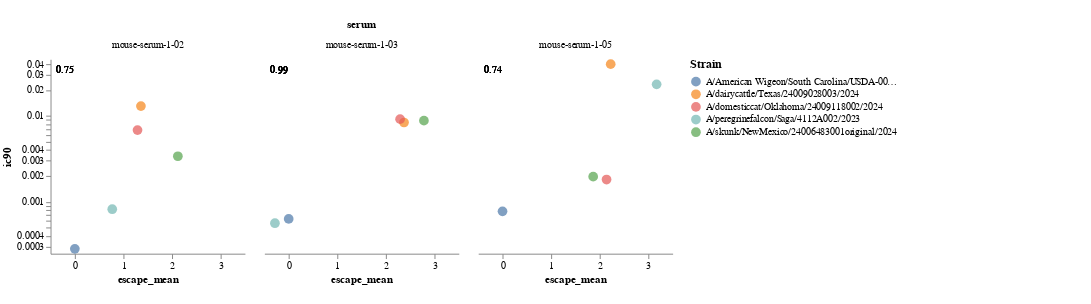

Write notebook code for a chart like this one.
### Code cell
# Base chart
base = alt.Chart(merge_df).mark_point(filled=True, size=100).encode(
    x=alt.X('escape_mean', scale=alt.Scale(padding=10)),
    y=alt.Y('ic90', scale=alt.Scale(nice=False, type='log', padding=5)),
    color=alt.Color('strain', legend=alt.Legend(orient='right', title='Strain', titleLimit=200, labelLimit=200))
).properties(
    width=200,
    height=200
)

# Text chart for R values
text = alt.Chart(merge_df).mark_text(
    align='left',
    baseline='top',
    dx=5,
    dy=5,
    fontSize=10,
    color='black'
).encode(
    x=alt.value(1),  # Adjust the position as needed
    y=alt.value(1),  # Adjust the position as needed
    text=alt.Text('correlation:N', format='.2f')  # Treat correlation as nominal for text formatting
)

# Combine the base chart and text annotations
layer = alt.layer(base, text)

# Facet and configure the chart with padding and fixed facet order
chart = layer.facet(
    facet=alt.Facet('serum:N', sort=['mouse_1-02', 'mouse_1-03', 'mouse_1-05']),
    columns=3
).configure_axis(
    grid=False
).configure_view(
    strokeWidth=0
).configure_legend(
    titleFontSize=12,
    labelFontSize=10,
    orient='right',
    titleLimit=2,
    labelLimit=2
).properties(
    padding={'left': 2, 'right': 200, 'top': 20, 'bottom': 20}  # Increase right padding to ensure the legend is fully visible
)

chart.save("./results/mouse_sera_strain_validation.html")
chart

### Figure 1 — Vega-Lite specification as saved in the notebook (floating-point values rounded to 4 significant figures)
{"config": {"view": {"continuousWidth": 300, "continuousHeight": 300, "strokeWidth": 0}, "axis": {"grid": false}, "legend": {"labelFontSize": 10, "labelLimit": 2, "orient": "right", "titleFontSize": 12, "titleLimit": 2}}, "data": {"name": "data-7ac98b0c50d433771d1c314cfbe341a3"}, "facet": {"field": "serum", "sort": ["mouse_1-02", "mouse_1-03", "mouse_1-05"], "type": "nominal"}, "spec": {"layer": [{"mark": {"type": "point", "filled": true, "size": 100}, "encoding": {"color": {"field": "strain", "legend": {"labelLimit": 200, "orient": "right", "title": "Strain", "titleLimit": 200}, "type": "nominal"}, "x": {"field": "escape_mean", "scale": {"padding": 10}, "type": "quantitative"}, "y": {"field": "ic90", "scale": {"nice": false, "padding": 5, "type": "log"}, "type": "quantitative"}}}, {"mark": {"type": "text", "align": "left", "baseline": "top", "color": "black", "dx": 5, "dy": 5, "fontSize": 10}, "encoding": {"text": {"field": "correlation", "format": ".2f", "type": "nominal"}, "x": {"value": 1}, "y": {"value": 1}}}], "height": 200, "width": 200}, "columns": 3, "padding": {"left": 2, "right": 200, "top": 20, "bottom": 20}, "$schema": "https://vega.github.io/schema/vega-lite/v5.8.0.json", "datasets": {"data-7ac98b0c50d433771d1c314cfbe341a3": [{"serum": "mouse-serum-1-02", "strain": "A/American Wigeon/South Carolina/USDA-000345-001/2021", "escape_mean": 0.0, "ic90": 0.0002835, "log_ic90": -8.168, "correlation": 0.7528}, {"serum": "mouse-serum-1-02", "strain": "A/dairycattle/Texas/24009028003/2024", "escape_mean": 1.36, "ic90": 0.01301, "log_ic90": -4.342, "correlation": 0.7528}, {"serum": "mouse-serum-1-02", "strain": "A/domesticcat/Oklahoma/24009118002/2024", "escape_mean": 1.289, "ic90": 0.006837, "log_ic90": -4.985, "correlation": 0.7528}, {"serum": "mouse-serum-1-02", "strain": "A/peregrinefalcon/Saga/4112A002/2023", "escape_mean": 0.7698, "ic90": 0.0008201, "log_ic90": -7.106, "correlation": 0.7528}, {"serum": "mouse-serum-1-02", "strain": "A/skunk/NewMexico/24006483001original/2024", "escape_mean": 2.12, "ic90": 0.003389, "log_ic90": -5.687, "correlation": 0.7528}, {"serum": "mouse-serum-1-03", "strain": "A/American Wigeon/South Carolina/USDA-000345-001/2021", "escape_mean": 0.0, "ic90": 0.0006318, "log_ic90": -7.367, "correlation": 0.9904}, {"serum": "mouse-serum-1-03", "strain": "A/dairycattle/Texas/24009028003/2024", "escape_mean": 2.373, "ic90": 0.008373, "log_ic90": -4.783, "correlation": 0.9904}, {"serum": "mouse-serum-1-03", "strain": "A/domesticcat/Oklahoma/24009118002/2024", "escape_mean": 2.293, "ic90": 0.009167, "log_ic90": -4.692, "correlation": 0.9904}, {"serum": "mouse-serum-1-03", "strain": "A/peregrinefalcon/Saga/4112A002/2023", "escape_mean": -0.2832, "ic90": 0.0005631, "log_ic90": -7.482, "correlation": 0.9904}, {"serum": "mouse-serum-1-03", "strain": "A/skunk/NewMexico/24006483001original/2024", "escape_mean": 2.783, "ic90": 0.008798, "log_ic90": -4.733, "correlation": 0.9904}, {"serum": "mouse-serum-1-05", "strain": "A/American Wigeon/South Carolina/USDA-000345-001/2021", "escape_mean": 0.0, "ic90": 0.0007741, "log_ic90": -7.164, "correlation": 0.7395}, {"serum": "mouse-serum-1-05", "strain": "A/dairycattle/Texas/24009028003/2024", "escape_mean": 2.226, "ic90": 0.04, "log_ic90": -3.219, "correlation": 0.7395}, {"serum": "mouse-serum-1-05", "strain": "A/domesticcat/Oklahoma/24009118002/2024", "escape_mean": 2.141, "ic90": 0.001816, "log_ic90": -6.311, "correlation": 0.7395}, {"serum": "mouse-serum-1-05", "strain": "A/peregrinefalcon/Saga/4112A002/2023", "escape_mean": 3.171, "ic90": 0.0233, "log_ic90": -3.759, "correlation": 0.7395}, {"serum": "mouse-serum-1-05", "strain": "A/skunk/NewMexico/24006483001original/2024", "escape_mean": 1.865, "ic90": 0.001963, "log_ic90": -6.233, "correlation": 0.7395}]}}
